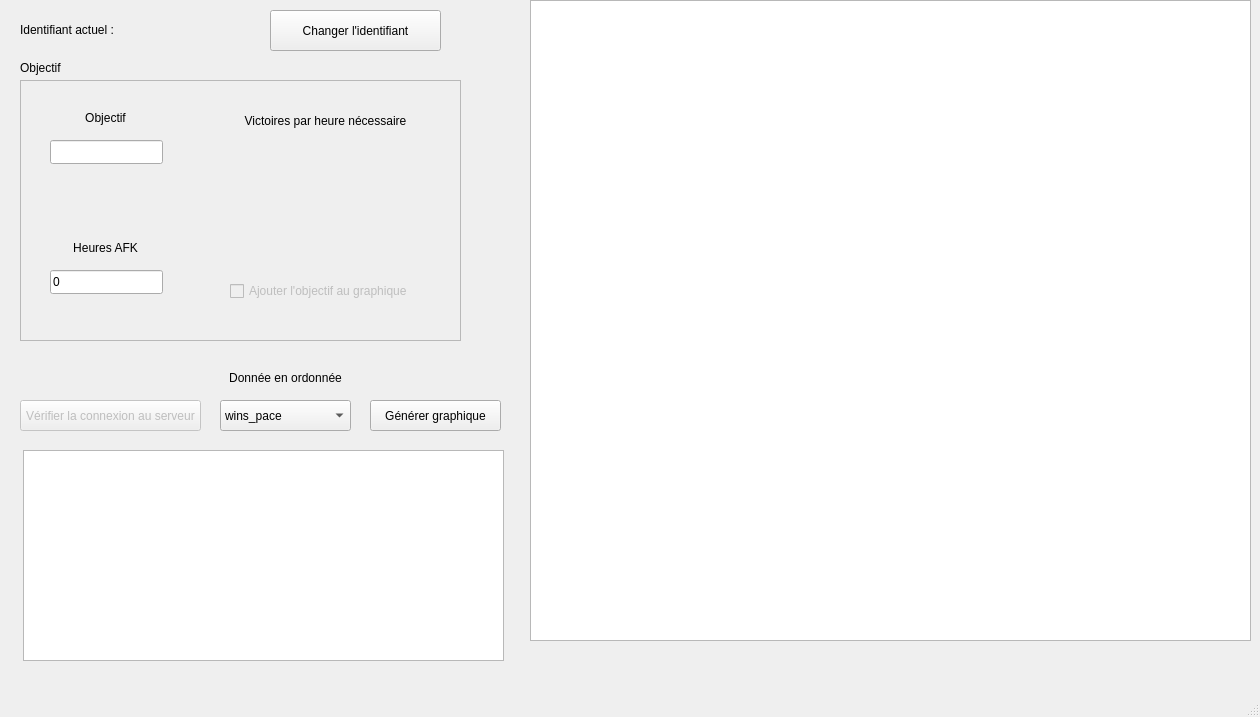
<?xml version="1.0" encoding="UTF-8"?>
<ui version="4.0">
 <class>MainWindow</class>
 <widget class="QMainWindow" name="MainWindow">
  <property name="enabled">
   <bool>true</bool>
  </property>
  <property name="geometry">
   <rect>
    <x>0</x>
    <y>0</y>
    <width>1260</width>
    <height>717</height>
   </rect>
  </property>
  <property name="windowTitle">
   <string notr="true">Polar</string>
  </property>
  <widget class="QWidget" name="centralwidget">
   <widget class="QPushButton" name="pushButton">
    <property name="enabled">
     <bool>false</bool>
    </property>
    <property name="geometry">
     <rect>
      <x>20</x>
      <y>400</y>
      <width>181</width>
      <height>31</height>
     </rect>
    </property>
    <property name="mouseTracking">
     <bool>false</bool>
    </property>
    <property name="tabletTracking">
     <bool>false</bool>
    </property>
    <property name="acceptDrops">
     <bool>false</bool>
    </property>
    <property name="autoFillBackground">
     <bool>false</bool>
    </property>
    <property name="text">
     <string>Vérifier la connexion au serveur</string>
    </property>
    <property name="checkable">
     <bool>false</bool>
    </property>
    <property name="autoRepeat">
     <bool>false</bool>
    </property>
    <property name="autoExclusive">
     <bool>false</bool>
    </property>
    <property name="autoDefault">
     <bool>false</bool>
    </property>
    <property name="default">
     <bool>false</bool>
    </property>
    <property name="flat">
     <bool>false</bool>
    </property>
   </widget>
   <widget class="QGraphicsView" name="graphiqueTest">
    <property name="geometry">
     <rect>
      <x>530</x>
      <y>0</y>
      <width>721</width>
      <height>641</height>
     </rect>
    </property>
    <property name="autoFillBackground">
     <bool>true</bool>
    </property>
    <property name="cacheMode">
     <set>QGraphicsView::CacheModeFlag::CacheNone</set>
    </property>
   </widget>
   <widget class="QPushButton" name="bouton_graphique">
    <property name="geometry">
     <rect>
      <x>370</x>
      <y>400</y>
      <width>131</width>
      <height>31</height>
     </rect>
    </property>
    <property name="text">
     <string>Générer graphique</string>
    </property>
   </widget>
   <widget class="QPushButton" name="idButton">
    <property name="geometry">
     <rect>
      <x>270</x>
      <y>10</y>
      <width>171</width>
      <height>41</height>
     </rect>
    </property>
    <property name="text">
     <string>Changer l'identifiant</string>
    </property>
   </widget>
   <widget class="QLabel" name="label">
    <property name="enabled">
     <bool>true</bool>
    </property>
    <property name="geometry">
     <rect>
      <x>20</x>
      <y>20</y>
      <width>211</width>
      <height>20</height>
     </rect>
    </property>
    <property name="autoFillBackground">
     <bool>false</bool>
    </property>
    <property name="text">
     <string>Identifiant actuel : </string>
    </property>
   </widget>
   <widget class="QComboBox" name="ydataBox">
    <property name="geometry">
     <rect>
      <x>220</x>
      <y>400</y>
      <width>131</width>
      <height>31</height>
     </rect>
    </property>
    <item>
     <property name="text">
      <string>wins_pace</string>
     </property>
    </item>
    <item>
     <property name="text">
      <string>max_points</string>
     </property>
    </item>
    <item>
     <property name="text">
      <string>max_wins</string>
     </property>
    </item>
    <item>
     <property name="text">
      <string>points</string>
     </property>
    </item>
    <item>
     <property name="text">
      <string>points_pace</string>
     </property>
    </item>
    <item>
     <property name="text">
      <string>points_wins</string>
     </property>
    </item>
    <item>
     <property name="text">
      <string>ranks</string>
     </property>
    </item>
    <item>
     <property name="text">
      <string>wins</string>
     </property>
    </item>
   </widget>
   <widget class="QLabel" name="label_2">
    <property name="geometry">
     <rect>
      <x>220</x>
      <y>370</y>
      <width>131</width>
      <height>16</height>
     </rect>
    </property>
    <property name="text">
     <string>Donnée en ordonnée</string>
    </property>
    <property name="alignment">
     <set>Qt::AlignmentFlag::AlignCenter</set>
    </property>
   </widget>
   <widget class="QTextEdit" name="boitetext">
    <property name="geometry">
     <rect>
      <x>23</x>
      <y>450</y>
      <width>481</width>
      <height>211</height>
     </rect>
    </property>
    <property name="readOnly">
     <bool>true</bool>
    </property>
   </widget>
   <widget class="QFrame" name="goal">
    <property name="geometry">
     <rect>
      <x>20</x>
      <y>80</y>
      <width>441</width>
      <height>261</height>
     </rect>
    </property>
    <property name="autoFillBackground">
     <bool>false</bool>
    </property>
    <property name="frameShape">
     <enum>QFrame::Shape::StyledPanel</enum>
    </property>
    <property name="frameShadow">
     <enum>QFrame::Shadow::Raised</enum>
    </property>
    <property name="lineWidth">
     <number>2</number>
    </property>
    <property name="midLineWidth">
     <number>0</number>
    </property>
    <widget class="QLabel" name="label_4">
     <property name="geometry">
      <rect>
       <x>50</x>
       <y>160</y>
       <width>71</width>
       <height>16</height>
      </rect>
     </property>
     <property name="text">
      <string>Heures AFK</string>
     </property>
     <property name="alignment">
      <set>Qt::AlignmentFlag::AlignCenter</set>
     </property>
    </widget>
    <widget class="QLabel" name="label_5">
     <property name="geometry">
      <rect>
       <x>50</x>
       <y>30</y>
       <width>71</width>
       <height>16</height>
      </rect>
     </property>
     <property name="text">
      <string>Objectif</string>
     </property>
     <property name="alignment">
      <set>Qt::AlignmentFlag::AlignCenter</set>
     </property>
    </widget>
    <widget class="QLineEdit" name="lineEdit_goal">
     <property name="geometry">
      <rect>
       <x>30</x>
       <y>60</y>
       <width>113</width>
       <height>24</height>
      </rect>
     </property>
     <property name="frame">
      <bool>true</bool>
     </property>
    </widget>
    <widget class="QLineEdit" name="lineEdit_afk">
     <property name="geometry">
      <rect>
       <x>30</x>
       <y>190</y>
       <width>113</width>
       <height>24</height>
      </rect>
     </property>
     <property name="text">
      <string notr="true">0</string>
     </property>
    </widget>
    <widget class="QCheckBox" name="checkBox">
     <property name="enabled">
      <bool>false</bool>
     </property>
     <property name="geometry">
      <rect>
       <x>210</x>
       <y>200</y>
       <width>191</width>
       <height>22</height>
      </rect>
     </property>
     <property name="text">
      <string>Ajouter l'objectif au graphique</string>
     </property>
    </widget>
    <widget class="QLabel" name="label_6">
     <property name="geometry">
      <rect>
       <x>220</x>
       <y>30</y>
       <width>171</width>
       <height>21</height>
      </rect>
     </property>
     <property name="text">
      <string>Victoires par heure nécessaire</string>
     </property>
     <property name="alignment">
      <set>Qt::AlignmentFlag::AlignCenter</set>
     </property>
    </widget>
    <widget class="QLabel" name="label_win_pace">
     <property name="geometry">
      <rect>
       <x>250</x>
       <y>60</y>
       <width>111</width>
       <height>61</height>
      </rect>
     </property>
     <property name="text">
      <string/>
     </property>
    </widget>
    <widget class="QLabel" name="label_7">
     <property name="geometry">
      <rect>
       <x>220</x>
       <y>130</y>
       <width>171</width>
       <height>61</height>
      </rect>
     </property>
     <property name="text">
      <string/>
     </property>
     <property name="alignment">
      <set>Qt::AlignmentFlag::AlignCenter</set>
     </property>
    </widget>
   </widget>
   <widget class="QLabel" name="label_3">
    <property name="geometry">
     <rect>
      <x>20</x>
      <y>60</y>
      <width>49</width>
      <height>16</height>
     </rect>
    </property>
    <property name="text">
     <string>Objectif</string>
    </property>
   </widget>
  </widget>
  <widget class="QStatusBar" name="statusbar"/>
  <widget class="QMenuBar" name="menubar">
   <property name="geometry">
    <rect>
     <x>0</x>
     <y>0</y>
     <width>1260</width>
     <height>21</height>
    </rect>
   </property>
  </widget>
 </widget>
 <resources/>
 <connections/>
</ui>
